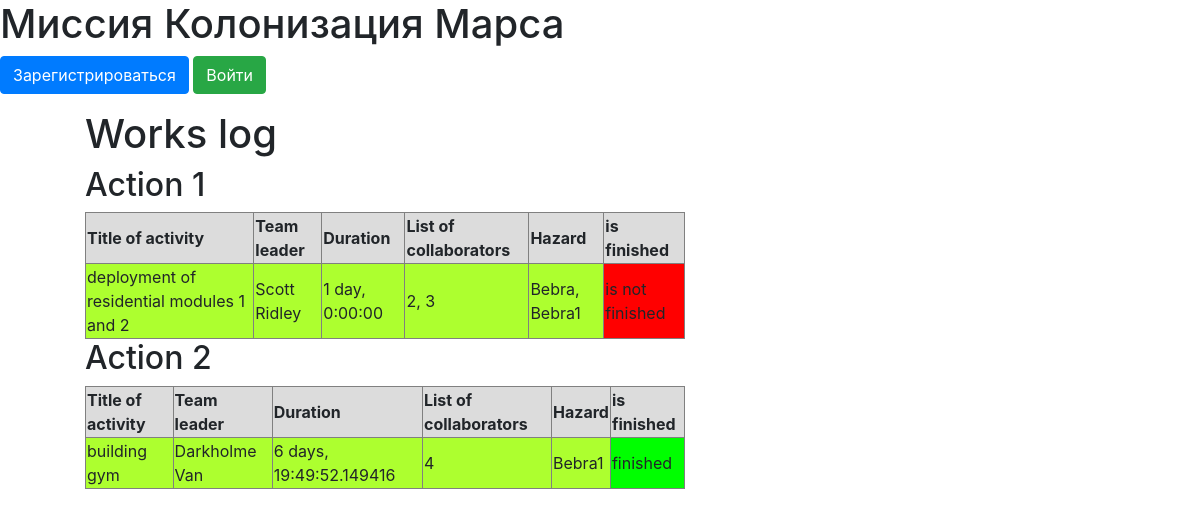
The page / on the database its author committed.
### data/jobs.py (models this page shows)
class Jobs(SqlAlchemyBase, SerializerMixin):
    __tablename__ = 'jobs'
    id = sqlalchemy.Column(sqlalchemy.Integer,
                           primary_key=True, autoincrement=True)
    job = sqlalchemy.Column(sqlalchemy.String, nullable=True)
    work_size = sqlalchemy.Column(sqlalchemy.Integer)
    collaborators = sqlalchemy.Column(sqlalchemy.String)
    start_date = sqlalchemy.Column(sqlalchemy.DateTime)
    end_date = sqlalchemy.Column(sqlalchemy.DateTime)
    is_finished = sqlalchemy.Column(sqlalchemy.Boolean)
    team_leader = sqlalchemy.Column(sqlalchemy.Integer,
                                    sqlalchemy.ForeignKey("users.id"))
    user = orm.relation('User')
    categories = orm.relation("Category",
                              secondary="association",
                              backref="jobs")

### data/category.py (models this page shows)
class Category(SqlAlchemyBase):
    __tablename__ = 'category'
    id = sqlalchemy.Column(sqlalchemy.Integer, primary_key=True,
                           autoincrement=True)
    name = sqlalchemy.Column(sqlalchemy.String, nullable=True)

### main.py (the view)
@app.route("/")
def index():
    db_sess = db_session.create_session()
    param = {"jobs": []}
    for el in db_sess.query(Jobs).all():
        job = {"id": el.id, "job": el.job, "team_leader": db_sess.query(User).filter(
            User.id == el.team_leader).first().surname + ' ' + db_sess.query(User).filter(
            User.id == el.team_leader).first().name, "collaborators": el.collaborators,
               "finished": el.is_finished, "duration": el.end_date - el.start_date,
               "t_l_id": el.team_leader,
               "category": ', '.join(list(map(lambda x: x.name, el.categories)))}
        param["jobs"].append(job)
    return render_template("action.html", **param)

### data/db_session.py (called while the page is built)
def create_session() -> Session:
    global __factory
    return __factory()

### templates/action.html (shortened to what this page needs)
{% extends "base.html" %}
{% block content %}
<ul>
    <h1>Works log</h1>
    {% for action in jobs %}
    <h2>Action {{ action["id"] }}</h2>
    <table>
        <tr>
            <th style="background-color:Gainsboro">Title of activity</th>
            <th style="background-color:Gainsboro">Team leader</th>
            <th style="background-color:Gainsboro">Duration</th>
            <th style="background-color:Gainsboro">List of collaborators</th>
            <th style="background-color:Gainsboro">Hazard</th>
            <th style="background-color:Gainsboro">is finished</th>
        </tr>
        <tr>
            <td style="background-color:GreenYellow">{{ action["job"] }}</td>
            <td style="background-color:GreenYellow">{{ action["team_leader"] }}</td>
            <td style="background-color:GreenYellow">{{ action["duration"] }}</td>
            <td style="background-color:GreenYellow">{{ action["collaborators"] }}</td>
            <td style="background-color:GreenYellow">{{ action["category"] }}</td>
            {% if action["finished"] == True %}
            <td style="background-color:Lime">finished</td>
            {% else %}
            <td style="background-color:Red">is not finished</td>
            {% endif %}
        </tr>
    </table>
    {% endfor %}
</ul>
{% endblock %}

### static/css/style.css (style rules this page uses)
table { border: 1px solid grey; }
th { border: 1px solid grey; }
td { border: 1px solid grey; }
table { width: 100%; }
table { width: 600px; }

### rows shown on the page
Jobs: id "1", job "deployment of residential modules 1 and 2", team_leader "Scott Ridley", duration "1 day, 0:00:00", collaborators "2, 3", category "Bebra, Bebra1", shows "is not finished"
Jobs: job "building gym"
Category: category "Bebra1"

### other values the page prints
{{ action["id"] }} "2"
{{ action["team_leader"] }} "Darkholme Van"
{{ action["duration"] }} "6 days, 19:49:52.149416"
{{ action["collaborators"] }} "4"
